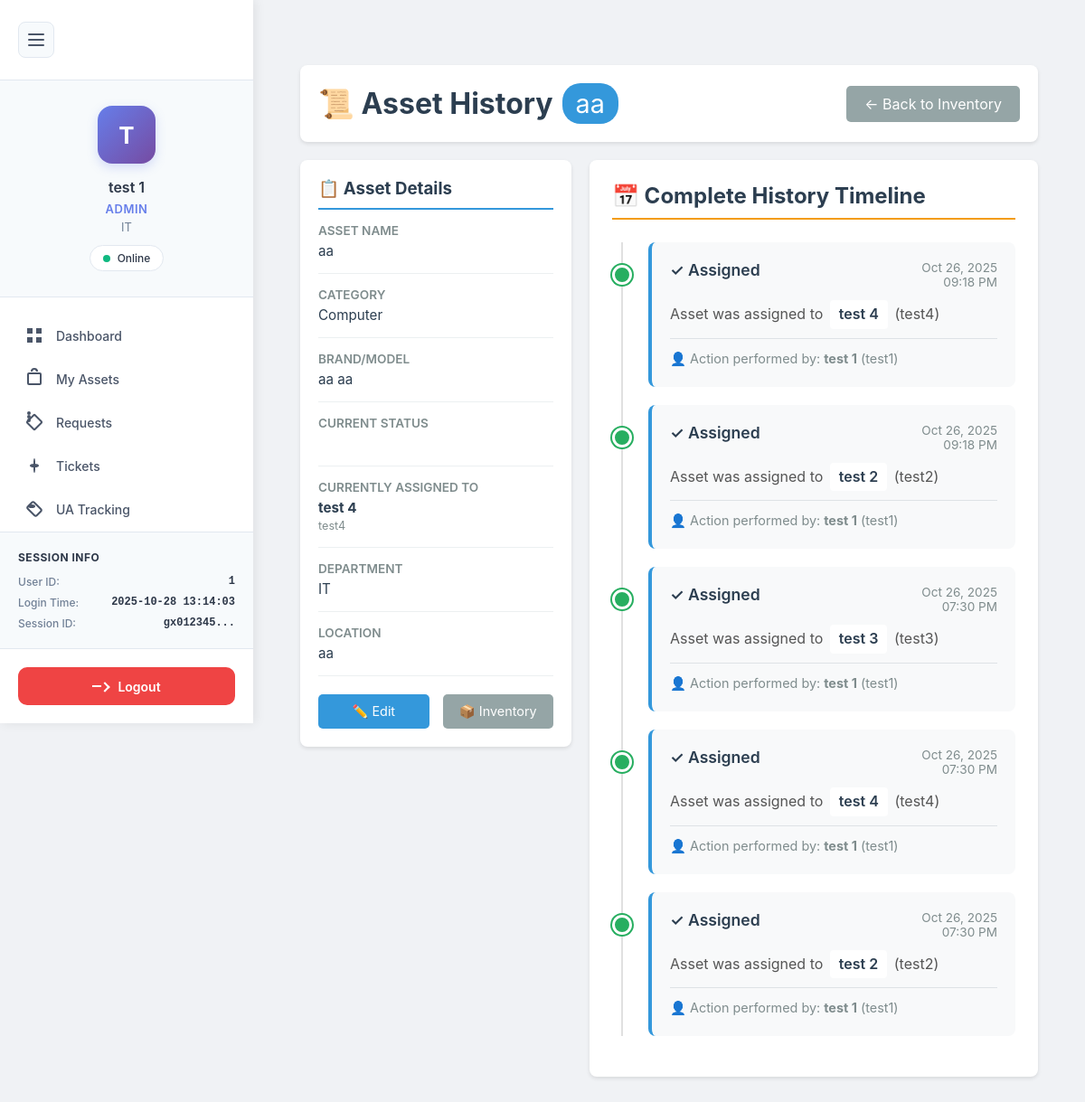
The page /public/assetHistory.php?id=3 (signed in) on the database its author committed.
### tables this page shows
CREATE TABLE `assets` (
  `id` int(11) NOT NULL,
  `asset_name` varchar(255) NOT NULL,
  `asset_code` varchar(100) NOT NULL,
  `category` varchar(100) DEFAULT NULL,
  `brand` varchar(100) DEFAULT NULL,
  `model` varchar(100) DEFAULT NULL,
  `serial_number` varchar(255) DEFAULT NULL,
  `purchase_date` date DEFAULT NULL,
  `purchase_cost` decimal(10,2) DEFAULT NULL,
  `supplier` varchar(255) DEFAULT NULL,
  `warranty_expiry` date DEFAULT NULL,
  `last_maintenance_date` date DEFAULT NULL,
  `location` varchar(255) DEFAULT NULL,
  `department` varchar(100) DEFAULT NULL,
  `status` enum('available','in_use','maintenance','retired') DEFAULT 'available',
  `description` text DEFAULT NULL,
  `assigned_to` int(11) DEFAULT NULL,
  `created_by` int(11) DEFAULT NULL,
  `created_at` timestamp NOT NULL DEFAULT current_timestamp(),
  `updated_at` timestamp NOT NULL DEFAULT current_timestamp() ON UPDATE current_timestamp()
);

CREATE TABLE `users` (
  `user_id` int(11) NOT NULL,
  `first_name` varchar(100) DEFAULT NULL,
  `last_name` varchar(100) DEFAULT NULL,
  `email` varchar(255) NOT NULL,
  `username` varchar(100) NOT NULL,
  `password_hash` varchar(255) DEFAULT NULL,
  `temp_password` varchar(255) DEFAULT NULL,
  `phone` varchar(20) DEFAULT NULL,
  `department` varchar(100) DEFAULT NULL,
  `role` enum('admin','manager','employee') DEFAULT NULL,
  `employee_id` varchar(50) DEFAULT NULL,
  `is_active` tinyint(1) DEFAULT 1,
  `is_verified` tinyint(1) DEFAULT 0,
  `force_password_reset` tinyint(1) DEFAULT 0,
  `created_at` timestamp NOT NULL DEFAULT current_timestamp(),
  `updated_at` timestamp NOT NULL DEFAULT current_timestamp() ON UPDATE current_timestamp(),
  `last_login` timestamp NULL DEFAULT NULL,
  `verified_at` timestamp NULL DEFAULT NULL,
  `verified_by` int(11) DEFAULT NULL,
  `rejected_at` timestamp NULL DEFAULT NULL,
  `rejected_by` int(11) DEFAULT NULL,
  `rejection_reason` text DEFAULT NULL,
  `last_ip` varchar(45) DEFAULT NULL,
  `last_device_sn` varchar(255) DEFAULT NULL,
  `last_login_at` datetime DEFAULT NULL,
  `password_reset_token` varchar(64) DEFAULT NULL,
  `password_reset_expiry` datetime DEFAULT NULL,
  `must_change_password` tinyint(1) DEFAULT 0,
  `password_changed_at` datetime DEFAULT NULL,
  `created_by` int(11) DEFAULT NULL
);

CREATE TABLE `assets_history` (
  `id` int(11) NOT NULL,
  `asset_id` int(11) NOT NULL,
  `action_type` enum('created','assigned','unassigned','maintenance','retired','updated') DEFAULT NULL,
  `old_value` text DEFAULT NULL,
  `new_value` text DEFAULT NULL,
  `assigned_from` int(11) DEFAULT NULL,
  `assigned_to` int(11) DEFAULT NULL,
  `performed_by` int(11) NOT NULL,
  `notes` text DEFAULT NULL,
  `created_at` timestamp NOT NULL DEFAULT current_timestamp()
);

### public/assetHistory.php (the view, shortened to what this page needs)
<?php
include("../auth/config/database.php");
$asset_id = $_GET['id'];
$asset = null;
try {
    $query = "SELECT a.*,
              u.username as created_by_name,
              assigned_user.user_id as assigned_user_id,
              assigned_user.username as assigned_username,
              CONCAT(assigned_user.first_name, ' ', assigned_user.last_name) as assigned_user_name
              FROM assets a
              LEFT JOIN users u ON a.created_by = u.user_id
              LEFT JOIN users assigned_user ON a.assigned_to = assigned_user.user_id
              WHERE a.id = ?";
    $stmt = $pdo->prepare($query);
    $stmt->execute([$asset_id]);
    $asset = $stmt->fetch(PDO::FETCH_ASSOC);
} catch (PDOException $e) {
    die("Error fetching asset: " . $e->getMessage());
}
$history = [];
try {
    $history_query = "SELECT ah.*,
                      performer.username as performer_name,
                      CONCAT(performer.first_name, ' ', performer.last_name) as performer_full_name,
                      prev_user.username as prev_username,
                      CONCAT(prev_user.first_name, ' ', prev_user.last_name) as prev_user_name,
                      new_user.username as new_username,
                      CONCAT(new_user.first_name, ' ', new_user.last_name) as new_user_name
                      FROM assets_history ah
                      LEFT JOIN users performer ON ah.performed_by = performer.user_id
                      LEFT JOIN users prev_user ON ah.assigned_from = prev_user.user_id
                      LEFT JOIN users new_user ON ah.assigned_to = new_user.user_id
                      WHERE ah.asset_id = ?
                      ORDER BY ah.created_at DESC";
    $history_stmt = $pdo->prepare($history_query);
    $history_stmt->execute([$asset_id]);
    $history = $history_stmt->fetchAll(PDO::FETCH_ASSOC);
    if (count($history) > 0) {
        print_r($history[0]);
    }
} catch (PDOException $e) {
    $error_message = "Error fetching history: " . $e->getMessage();
    echo "";
}
?>
<!DOCTYPE html>
<html lang="en">
<head>
    <link rel="stylesheet" href="../style/asset.css">
    <link rel="stylesheet" href="../auth/inc/navigation.css">
</head>
<body>
    <?php include("../auth/inc/sidebar.php"); ?>
    <div class="main-content">
        <div class="history-container">
            <div class="page-header">
                <h1>
                    📜 Asset History
                    <span class="asset-code-badge"><?php echo htmlspecialchars($asset['asset_code']); ?></span>
                </h1>
                <a href="asset.php" class="back-btn">← Back to Inventory</a>
            </div>
            <div class="content-grid">
                <div class="asset-summary">
                    <h3>📋 Asset Details</h3>
                    <div class="summary-item">
                        <div class="summary-label">Asset Name</div>
                        <div class="summary-value"><?php echo htmlspecialchars($asset['asset_name']); ?></div>
                    </div>
                    <div class="summary-item">
                        <div class="summary-label">Category</div>
                        <div class="summary-value"><?php echo htmlspecialchars($asset['category']); ?></div>
                    </div>
                    <div class="summary-item">
                        <div class="summary-label">Brand/Model</div>
                        <div class="summary-value">
                            <?php
                            $brandModel = trim($asset['brand'] . ' ' . $asset['model']);
                            echo htmlspecialchars($brandModel ?: '-');
                            ?>
                        </div>
                    </div>
                    <div class="summary-item">
                        <div class="summary-label">Current Status</div>
                        <div class="summary-value">
                            <span class="status-badge status-<?php echo strtolower(str_replace(' ', '-', $asset['status'])); ?>">
                            </span>
                        </div>
                    </div>
                    <div class="summary-item">
                        <div class="summary-label">Currently Assigned To</div>
                        <div class="summary-value">
                            <?php if ($asset['assigned_user_id']): ?>
                                <strong><?php echo htmlspecialchars($asset['assigned_user_name']); ?></strong><br>
                                <small style="color: #7f8c8d;"><?php echo htmlspecialchars($asset['assigned_username']); ?></small>
                            <?php else: ?>
                                <span style="color: #95a5a6;">Unassigned</span>
                            <?php endif; ?>
                        </div>
                    </div>
                    <div class="summary-item">
                        <div class="summary-label">Department</div>
                        <div class="summary-value"><?php echo htmlspecialchars($asset['department'] ?: '-'); ?></div>
                    </div>
                    <div class="summary-item">
                        <div class="summary-label">Location</div>
                        <div class="summary-value"><?php echo htmlspecialchars($asset['location'] ?: '-'); ?></div>
                    </div>
                    <div class="action-icons">
                        <?php if ($_SESSION['role'] === 'admin' || $_SESSION['role'] === 'manager'): ?>
                            <a href="assetEdit.php?id=<?php echo $asset['id']; ?>" class="action-btn edit">✏️ Edit</a>
                        <?php endif; ?>
                        <a href="asset.php" class="action-btn inventory">📦 Inventory</a>
                    </div>
                </div>
                <div class="history-timeline">
                    <h2>📅 Complete History Timeline</h2>
                    <?php if (count($history) > 0): ?>
                        <div class="timeline">
                            <?php foreach ($history as $record): ?>
                                <div class="timeline-item <?php echo $record['action_type']; ?>">
                                    <div class="timeline-header">
                                        <div class="timeline-action">
                                            <?php
                                            $action_icons = [
                                                'assigned' => '✓',
                                                'unassigned' => '✗',
                                                'reassigned' => '↔'
                                            ];
                                            echo $action_icons[$record['action_type']] ?? '•';
                                            echo ' ' . ucfirst($record['action_type']);
                                            ?>
                                        </div>
                                        <div class="timeline-time">
                                            <?php
                                            $date = new DateTime($record['created_at']);
                                            echo $date->format('M d, Y');
                                            ?><br>
                                            <?php echo $date->format('h:i A'); ?>
                                        </div>
                                    </div>
                                    <div class="timeline-details">
                                        <?php if ($record['action_type'] === 'assigned'): ?>
                                            Asset was assigned to
                                            <span class="timeline-user"><?php echo htmlspecialchars($record['new_user_name']); ?></span>
                                            (<?php echo htmlspecialchars($record['new_username']); ?>)
                                        <?php elseif ($record['action_type'] === 'unassigned'): ?>
                                            Asset was unassigned from
                                            <span class="timeline-user"><?php echo htmlspecialchars($record['prev_user_name']); ?></span>
                                            (<?php echo htmlspecialchars($record['prev_username']); ?>)
                                        <?php endif; ?>
                                        <div class="timeline-performer">
                                            👤 Action performed by: <strong><?php echo htmlspecialchars($record['performer_full_name']); ?></strong>
                                            (<?php echo htmlspecialchars($record['performer_name']); ?>)
                                        </div>
                                    </div>
                                </div>
                            <?php endforeach; ?>
                        </div>
                    <?php endif; ?>
                </div>
            </div>
        </div>
    </div>
</body>
</html>

### style/asset.css (style rules this page uses)
.status-badge { display: inline-block; padding: 4px 12px; border-radius: 20px; font-size: 12px; font-weight: 500; }
* { margin: 0; padding: 0; box-sizing: border-box; }
body { font-family: 'Inter', -apple-system, BlinkMacSystemFont, 'Segoe UI', Roboto, sans-serif; background: #f8f9fc; color: #2d3748; min-height: 100vh; }
.status-badge { display: inline-block; padding: 6px 12px; border-radius: 20px; font-size: 12px; font-weight: 700; text-transform: uppercase; letter-spacing: 0.3px; }

### auth/inc/navigation.css (style rules this page uses)
* { margin: 0; padding: 0; box-sizing: border-box; }
body { font-family: 'Inter', -apple-system, BlinkMacSystemFont, 'Segoe UI', Roboto, 'Helvetica Neue', sans-serif; background: #f0f2f5; color: #1a202c; }
.main-content { margin-left: 280px; min-height: 100vh; transition: margin-left 0.3s cubic-bezier(0.4, 0, 0.2, 1); padding: 2rem; background: #f0f2f5; }

### public/assetHistory.php (style rules this page uses)
.history-container { max-width: 1200px; margin: 20px auto; padding: 20px; }
.page-header { background: #fff; padding: 20px; border-radius: 8px; margin-bottom: 20px; box-shadow: 0 2px 4px rgba(0,0,0,0.1); display: flex; justify-content: space-between; align-items: center; }
.page-header h1 { margin: 0; color: #2c3e50; display: flex; align-items: center; gap: 10px; }
.asset-code-badge { background: #3498db; color: white; padding: 5px 15px; border-radius: 20px; font-size: 0.9em; font-weight: normal; }
.back-btn { background: #95a5a6; color: white; padding: 10px 20px; text-decoration: none; border-radius: 5px; transition: background 0.3s; }
.content-grid { display: grid; grid-template-columns: 300px 1fr; gap: 20px; }
.asset-summary { background: #fff; padding: 20px; border-radius: 8px; box-shadow: 0 2px 4px rgba(0,0,0,0.1); height: fit-content; position: sticky; top: 20px; }
.asset-summary h3 { margin-top: 0; color: #2c3e50; border-bottom: 2px solid #3498db; padding-bottom: 10px; margin-bottom: 15px; }
.summary-item { margin-bottom: 15px; padding-bottom: 15px; border-bottom: 1px solid #ecf0f1; }
.summary-label { font-weight: 600; color: #7f8c8d; font-size: 0.85em; text-transform: uppercase; margin-bottom: 5px; }
.summary-value { color: #2c3e50; font-size: 0.95em; }
.history-timeline { background: #fff; padding: 25px; border-radius: 8px; box-shadow: 0 2px 4px rgba(0,0,0,0.1); }
.history-timeline h2 { margin-top: 0; color: #2c3e50; border-bottom: 2px solid #f39c12; padding-bottom: 10px; margin-bottom: 25px; }
.timeline { position: relative; padding-left: 40px; }
.timeline::before { content: ''; position: absolute; left: 10px; top: 0; bottom: 0; width: 2px; background: #e0e0e0; }
.timeline-item { position: relative; padding: 20px; background: #f8f9fa; border-radius: 8px; margin-bottom: 20px; border-left: 4px solid #3498db; }
.timeline-item::before { content: ''; position: absolute; left: -44px; top: 25px; width: 16px; height: 16px; border-radius: 50%; background: #3498db; border: 3px solid #fff; box-shadow: 0 0 0 2px #3498db; }
.timeline-item.assigned::before { background: #27ae60; box-shadow: 0 0 0 2px #27ae60; }
.timeline-header { display: flex; justify-content: space-between; align-items: start; margin-bottom: 12px; }
.timeline-action { font-weight: 600; color: #2c3e50; font-size: 1.1em; }
.timeline-time { font-size: 0.85em; color: #7f8c8d; text-align: right; }
.timeline-details { color: #555; line-height: 1.6; }
.timeline-user { display: inline-block; background: #fff; padding: 3px 10px; border-radius: 4px; font-weight: 600; color: #2c3e50; margin: 0 3px; }
.timeline-performer { margin-top: 10px; padding-top: 10px; border-top: 1px solid #dee2e6; font-size: 0.9em; color: #7f8c8d; }
.action-icons { display: flex; gap: 15px; margin-top: 20px; }
.action-btn { flex: 1; padding: 10px; text-align: center; text-decoration: none; border-radius: 5px; transition: all 0.3s; font-size: 0.9em; }
.action-btn.edit { background: #3498db; color: white; }
.action-btn.inventory { background: #95a5a6; color: white; }

### rows shown on the page
assets: asset_code "aa", asset_name "aa", category "Computer", brand+model "aa aa", assigned_to.username "test4", department "IT", location "aa"
assets_history: action_type "✓", action_type "Assigned", created_at "Oct 26, 2025", created_at "09:18 PM", new_user_name "test 4", assigned_to.username "test4", performer_full_name "test 1", performed_by.username "test1"
assets_history: action_type "✓", action_type "Assigned", created_at "Oct 26, 2025", created_at "09:18 PM", new_user_name "test 2", assigned_to.username "test2", performer_full_name "test 1", performed_by.username "test1"
assets_history: action_type "✓", action_type "Assigned", created_at "Oct 26, 2025", created_at "07:30 PM", new_user_name "test 3", assigned_to.username "test3", performer_full_name "test 1", performed_by.username "test1"
assets_history: action_type "✓", action_type "Assigned", created_at "Oct 26, 2025", created_at "07:30 PM", new_user_name "test 4", assigned_to.username "test4", performer_full_name "test 1", performed_by.username "test1"
assets_history: action_type "✓", action_type "Assigned", created_at "Oct 26, 2025", created_at "07:30 PM", new_user_name "test 2", assigned_from.username "test2", performer_full_name "test 1", performed_by.username "test1"

### other values the page prints
$user_initial "T"
$user_name "test 1"
$role "ADMIN"
$department "IT"
$_SESSION['user_id'] "1"
$login_time "2025-10-28 13:14:03"
substr(session_id(), 0, 8) "gx012345"
$asset['assigned_user_name'] "test 4"
